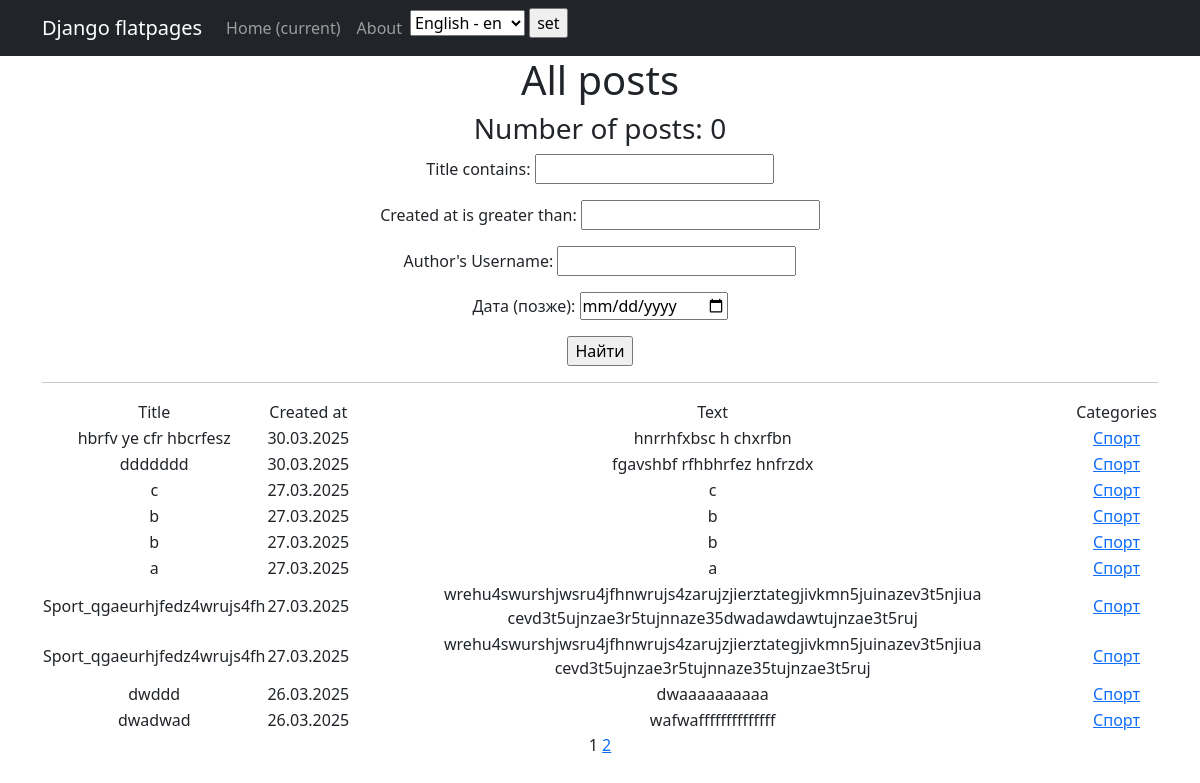
Page /news/categories/1/ (signed in) on the committed database.
### news/models.py (models this page shows, shortened)
class Post(models.Model):
    ARTICLE = 'AR'
    NEWS = 'NW'
    POST_TYPES = [
        (ARTICLE, 'статья'),
        (NEWS, 'новость'),
    ]
    post_type = models.CharField(max_length=2, choices=POST_TYPES, default=ARTICLE)
    created_at = models.DateTimeField(auto_now_add=True)
    title = models.CharField(max_length=255)
    text = models.TextField()
    rating = models.IntegerField(default=0)
    author = models.ForeignKey(Author, on_delete=models.CASCADE, related_name="posts")
    categories = models.ManyToManyField(Category, through='PostCategory')

class Category(models.Model):
    name = models.CharField(max_length=255, unique=True)
    subscribers = models.ManyToManyField(User, related_name="categories", blank=True, null=True)
    def __str__(self):
        return self.name  # .title()

### news/views.py (the view)
# urls.py: path('categories/<int:pk>/', CategoryListView.as_view(), name='category_list'),
class CategoryListView(PostsList):
    model = Post
    template_name = 'news/category_list.html'
    context_object_name = 'category_news_list'
    def get_queryset(self):
        self.category = get_object_or_404(Category, id=self.kwargs['pk'])
        queryset = Post.objects.filter(categories=self.category).order_by('-created_at')
        return queryset
    def get_context_data(self, **kwargs):
        context = super().get_context_data(**kwargs)
        context['is_not_subscriber'] = self.request.user not in self.category.subscribers.all()
        context['category'] = self.category
        return context

### news/templatetags/custom_filters.py (called while the page is built)
@register.filter()
def censor(text):
    if not isinstance(text, str):
        return text
    def replace(match):
        word = match.group(0)
        return word[0] + '*' * (len(word) - 1)
    pattern = r'\b(' + '|'.join(re.escape(word) for word in PROFANITY) + r')\b'
    return re.sub(pattern, replace, text, flags=re.IGNORECASE)

### news/views.py (called while the page is built)
    def get_context_data(self, **kwargs):
        context = super().get_context_data(**kwargs)
        context['filterset'] = PostFilter(self.request.GET, queryset=self.get_queryset())
        context['is_not_author'] = not self.request.user.groups.filter(name='authors').exists()
        return context

### templates/news/category_list.html (shortened to what this page needs)
{% extends 'flatpages/default.html' %}
{% load custom_filters %}
{% load custom_tags %}
{% load i18n %}
{% block content %}
    <h1>{% trans 'Все новости' %}</h1>
    <h3>{% trans 'Кол-во новостей:' %}  {{ posts|length }}</h3>
    <form action="" method="get">
       {{ filterset.form.as_p }}
       <input type="submit" value="Найти" />
   </form>
    <hr>
    {% if category_news_list %}
        <table>
        <tr>
            <td>{% trans 'Заголовок' %}</td>
            <td>{% trans 'Дата создания' %}</td>
            <td>{% trans 'Текст' %}</td>
            <td>{% trans 'Категории' %}</td>
        </tr>
        {% for post in category_news_list %}
        <tr>
            <td>{{ post.title|censor }}</td>
            <td>{{ post.created_at|date:'d.m.Y' }}</td>
            <td>{{ post.text|truncatewords:20|censor }}</td>
            <td>
                {% for category in post.categories.all %}
                    <a href="{% url 'category_list' category.id %}">{{ category }}</a>
                {% endfor %}
            </td>
        </tr>
        {% endfor %}
        </table>
    {% else %}
        <h2>{% trans 'Новостей нет!' %}</h2>
    {% endif %}
    {{ page_obj.number }}
    {% if page_obj.has_next %}
        <a href="?page={{ page_obj.next_page_number }}">{{ page_obj.next_page_number }}</a>
    {% endif %}
{% endblock content %}

### rows in the picture
Post: title|censor "hbrfv ye cfr hbcrfesz", created_at "30.03.2025", text|censor "hnrrhfxbsc h chxrfbn"
Category: name "Спорт"
Post: title|censor "ddddddd", created_at "30.03.2025", text|censor "fgavshbf rfhbhrfez hnfrzdx"
Post: title|censor "c", created_at "27.03.2025", text|censor "c"
Post: title|censor "b", created_at "27.03.2025", text|censor "b"
Post: title|censor "b", created_at "27.03.2025", text|censor "b"
Post: title|censor "a", created_at "27.03.2025", text|censor "a"
Post: title|censor "Sport_qgaeurhjfedz4wrujs4fh", created_at "27.03.2025", text|censor "wrehu4swurshjwsru4jfhnwrujs4zarujzjierztategjivkmn5juinazev3t5njiua cevd3t5ujnzae3r5tujnnaze35dwadawdawtujnzae3t5ruj"
Post: title|censor "Sport_qgaeurhjfedz4wrujs4fh", created_at "27.03.2025", text|censor "wrehu4swurshjwsru4jfhnwrujs4zarujzjierztategjivkmn5juinazev3t5njiua cevd3t5ujnzae3r5tujnnaze35tujnzae3t5ruj"
Post: title|censor "dwddd", created_at "26.03.2025", text|censor "dwaaaaaaaaaa"
Post: title|censor "dwadwad", created_at "26.03.2025", text|censor "wafwaffffffffffffff"

### other values in the picture
{{ posts|length }} "0"
{{ page_obj.number }} "1"
{{ page_obj.next_page_number }} "2"
form field language "English - en"
